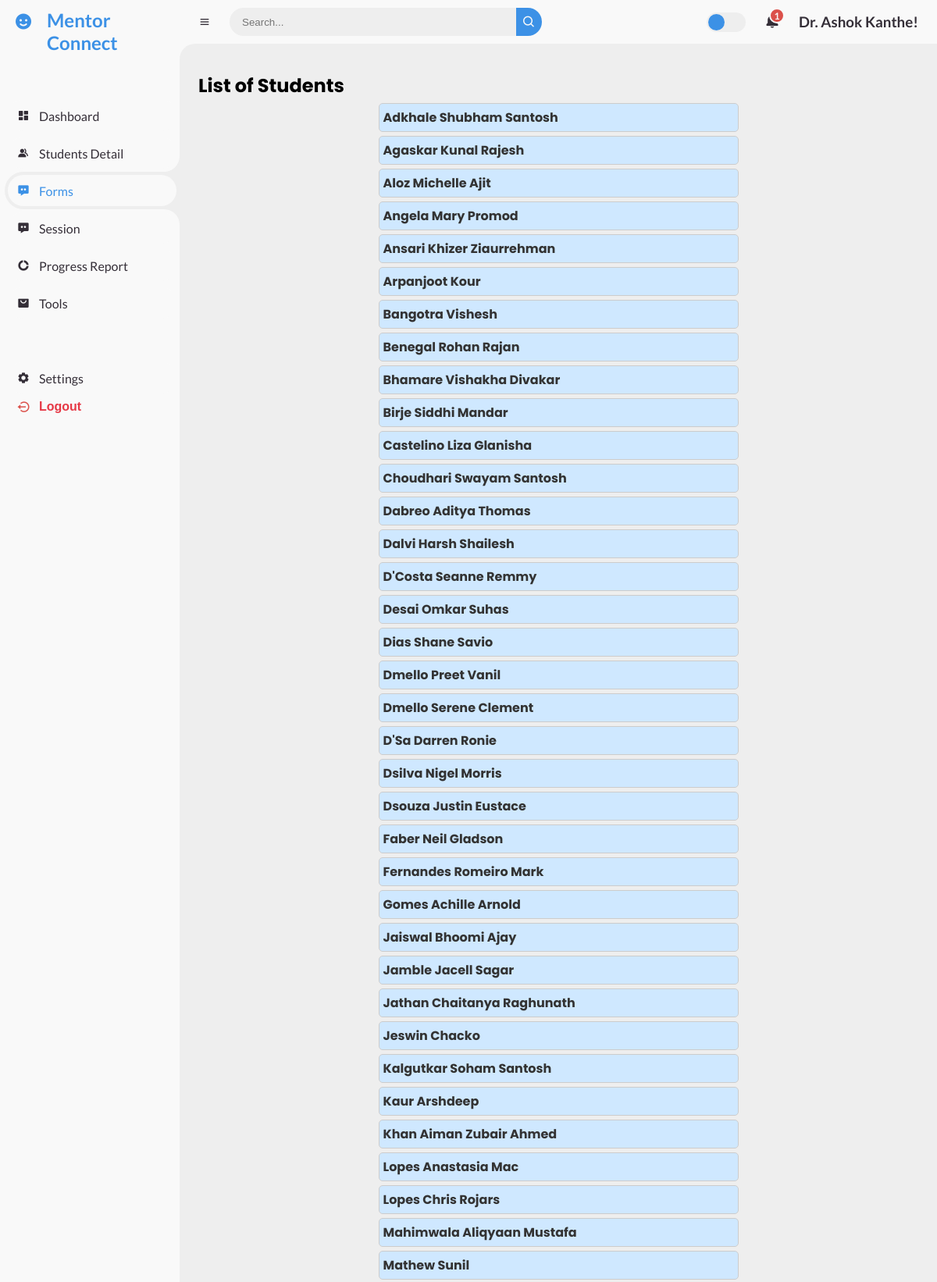
Page /form_dashboard/ (signed in, upper part) on the committed database.
### mentor/models.py (models this page shows, shortened)
class MentorshipData(models.Model):
    name = models.CharField(max_length=255)
    roll_number = models.CharField(max_length=50)
    division = models.CharField(max_length=10)
    faculty_mentor = models.CharField(max_length=255, null=True, blank=True)
    be_student_mentor = models.CharField(max_length=255, null=True, blank=True)
    year = models.CharField(max_length=10, blank=True)  # Year will be set based on sem
    sem = models.IntegerField(null=True)  # Semester field
    token = models.CharField(max_length=100, null=True, blank=True)
    token_created_at = models.DateTimeField(null=True, blank=True)
    batch = models.IntegerField(null=True, blank=True)  # New field for batch

### mentor/views.py (the view)
# urls.py: path('form_dashboard/', views.form_dashboard, name='form_dashboard'),
@login_required
def form_dashboard(request):
    students = MentorshipData.objects.all()
    context = {
        'student_count': students.count(),
        'students': students,
        'student_names': [student.name for student in students],
    }
    return render(request, 'form_dashboard.html', context)

### mentor/templatetags/username_filters.py (called while the page is built)
@register.filter
def readable_username(value):
    return value.replace('_', ' ').title()

### templates/form_dashboard.html (shortened to what this page needs)
{% extends 'base.html' %}
{% block content %}
<h2>List of Students</h2>
<ul>
    {% for student in students %}
        <li class="student-item">
            <a href="javascript:void(0);">
                {{ student.name }}
            </a>
        </li>
    {% empty %}
        <li>No students available</li>
    {% endfor %}
</ul>
{% endblock %}

### templates/base.html (shortened to what this page needs)
{% load static %}
{% load username_filters %}
<!DOCTYPE html>
<html lang="en">
<head>
    <link rel="stylesheet" href="{% static 'CSS/mentor_dashboard.css' %}">
    <link href='https://unpkg.com/boxicons@2.0.9/css/boxicons.min.css' rel='stylesheet'>
</head>
<body class="{% block body_class %}{% endblock %}">
<section id="sidebar">
    <a href="#" class="brand">
        <i class='bx bxs-smile'></i>
        <span class="text">Mentor Connect</span>
    </a>
    <ul class="side-menu top">
        <li class="{% if request.path == '/dashboard/' %}active{% endif %}">
            <a href="/dashboard/">
                <i class='bx bxs-dashboard'></i>
                <span class="text">Dashboard</span>
            </a>
        </li>
        <li class="">
            <a href="/student_detail/">
                <i class='bx bxs-group'></i>
                <span class="text">Students Detail</span>
            </a>
        </li>
        <li class="{% if request.path == '/form_dashboard/' %}active{% endif %}">
            <a href="/form_dashboard/">
                <i class='bx bxs-message-dots'></i>
                <span class="text">Forms</span>
            </a>
        </li>
        <li class="{% if request.path == '/sessions/' %}active{% endif %}">
            <a href="/sessions/">
                <i class='bx bxs-message-dots'></i>
                <span class="text">Session</span>
            </a>
        </li>
        <li class="{% if '/progress_report/' in request.path or  '/remaining-forms/' in request.path or  '/main-forms-to-observe/' in request.path %}active{% endif %}">
            <a href="/progress_report/">
                <i class='bx bxs-doughnut-chart'></i>
                <span class="text">Progress Report</span>
            </a>
        </li>
        <li class="{% if request.path == '/tools/' %}active{% endif %}">
            <a href="/tools/">
                <i class='bx bxs-shopping-bag-alt'></i>
                <span class="text">Tools</span>
            </a>
        </li>
    </ul>
    <ul class="side-menu">
        <li class="{% if request.path == '/settings/' %}active{% endif %}">
            <a href="/settings/">
                <i class='bx bxs-cog'></i>
                <span class="text">Settings</span>
            </a>
        </li>
        <li>
            <form method="post" action="{% url 'logout' %}" style="display: inline;">
                <button type="submit" class="logout" style="background: none; border: none; color: inherit; cursor: pointer;">
                    <i class='bx bx-log-out-circle'></i>
                    <span class="text">Logout</span>
                </button>
            </form>
        </li>
    </ul>
</section>
    <section id="content">
        <nav >
            <i class='bx bx-menu'></i>
            <form action="#">
                <div class="form-input">
                    <input type="search" placeholder="Search...">
                    <button type="submit" class="search-btn"><i class='bx bx-search'></i></button>
                </div>
            </form>
            <label for="switch-mode" class="switch-mode"></label>
            <a href="#" class="notification">
                <span class="num">1</span>
            </a>
            <a href="#" class="profile">
                <h1>{{ user.username|readable_username }}!</h1>
            </a>
        </nav>
        <main>
            {% block content %}
            {% endblock %}
        </main>
</body>
</html>

### rows in the picture
MentorshipData: name "Adkhale Shubham Santosh"
MentorshipData: name "Agaskar Kunal Rajesh"
MentorshipData: name "Aloz Michelle Ajit"
MentorshipData: name "Angela Mary Promod"
MentorshipData: name "Ansari Khizer Ziaurrehman"
MentorshipData: name "Arpanjoot Kour"
MentorshipData: name "Bangotra Vishesh"
MentorshipData: name "Benegal Rohan Rajan"
MentorshipData: name "Bhamare Vishakha Divakar"
MentorshipData: name "Birje Siddhi Mandar"
MentorshipData: name "Castelino Liza Glanisha"
MentorshipData: name "Choudhari Swayam Santosh"
MentorshipData: name "Dabreo Aditya Thomas"
MentorshipData: name "Dalvi Harsh Shailesh"
MentorshipData: name "D'Costa Seanne Remmy"
MentorshipData: name "Desai Omkar Suhas"
MentorshipData: name "Dias Shane Savio"
MentorshipData: name "Dmello Preet Vanil"
MentorshipData: name "Dmello Serene Clement"
MentorshipData: name "D'Sa Darren Ronie"
MentorshipData: name "Dsilva Nigel Morris"
MentorshipData: name "Dsouza Justin Eustace"
MentorshipData: name "Faber Neil Gladson"
MentorshipData: name "Fernandes Romeiro Mark"
MentorshipData: name "Gomes Achille Arnold"
MentorshipData: name "Jaiswal Bhoomi Ajay"
MentorshipData: name "Jamble Jacell Sagar"
MentorshipData: name "Jathan Chaitanya Raghunath"
MentorshipData: name "Jeswin Chacko"
MentorshipData: name "Kalgutkar Soham Santosh"
MentorshipData: name "Kaur Arshdeep"
MentorshipData: name "Khan Aiman Zubair Ahmed"
MentorshipData: name "Lopes Anastasia Mac"
MentorshipData: name "Lopes Chris Rojars"
MentorshipData: name "Mahimwala Aliqyaan Mustafa"
MentorshipData: name "Mathew Sunil"

### other values in the picture
{{ user.username|readable_username }} "Dr. Ashok Kanthe"
